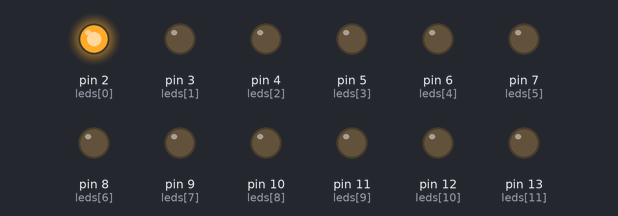
Simulated run of this sketch. Board: Arduino Uno, built with avr-gcc and run on an emulated ATmega328P. Shown: output pins drawn as LEDs (lit = HIGH).

Above: at 0.04 s.
At 0.52 s:
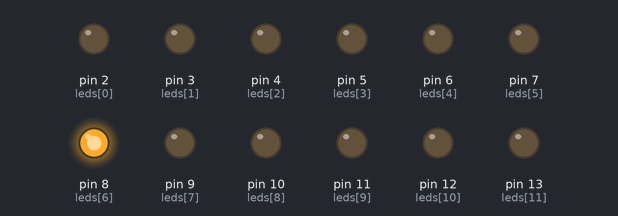
At 1.0 s:
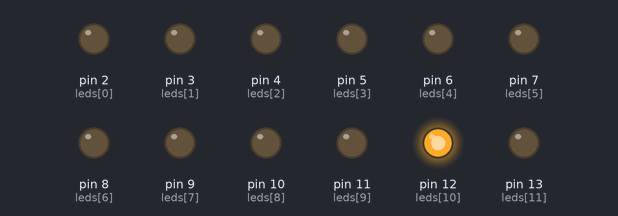
At 1.96 s:
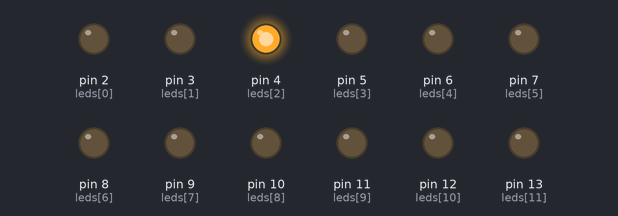
At 2.92 s:
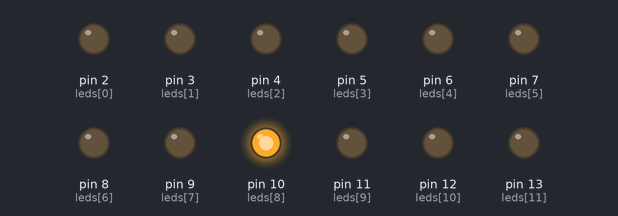
At 3.96 s:
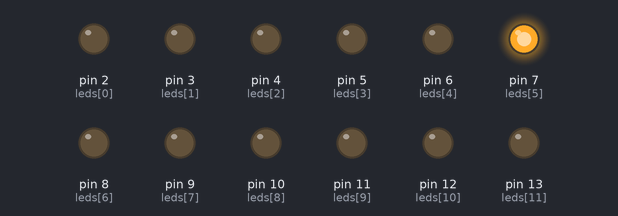
Timing chart, 0 to 4.3 s (numbered marks = the images above):
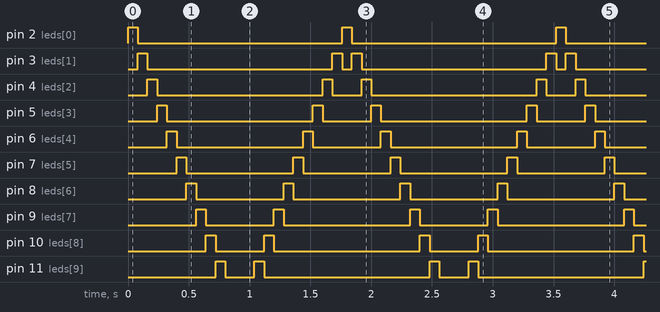

Measured:
- by itself, pin 2 (leds[0]), pin 13 (leds[11]): alternates HIGH for 0.08 s and LOW for 1.7 s
- by itself, pin 3 (leds[1]): repeats every 1.8 s: LOW 1.5 s, HIGH 0.08 s, LOW 0.08 s, HIGH 0.08 s
- by itself, pin 4 (leds[2]): repeats every 1.8 s: LOW 1.4 s, HIGH 0.08 s, LOW 0.24 s, HIGH 0.08 s
- by itself, pin 5 (leds[3]): repeats every 1.8 s: LOW 1.2 s, HIGH 0.08 s, LOW 0.40 s, HIGH 0.08 s
- by itself, pin 6 (leds[4]): repeats every 1.8 s: LOW 1.0 s, HIGH 0.08 s, LOW 0.56 s, HIGH 0.08 s
- by itself, pin 7 (leds[5]): repeats every 1.8 s: LOW 0.88 s, HIGH 0.08 s, LOW 0.72 s, HIGH 0.08 s
- by itself, pin 8 (leds[6]): repeats every 1.8 s: LOW 0.72 s, HIGH 0.08 s, LOW 0.88 s, HIGH 0.08 s
- by itself, pin 9 (leds[7]): repeats every 1.8 s: LOW 0.56 s, HIGH 0.08 s, LOW 1.0 s, HIGH 0.08 s

The sketch:

bounce_effect.ino
```cpp
int leds[] = {2,3,4,5,6,7,8,9,10,11,12,13};

void setup() {
  for(int i=0;i<12;i++) pinMode(leds[i], OUTPUT);
}

void loop() {

  for(int i=0;i<12;i++) {
    digitalWrite(leds[i], HIGH);
    delay(80);
    digitalWrite(leds[i], LOW);
  }

  for(int i=10;i>0;i--) {
    digitalWrite(leds[i], HIGH);
    delay(80);
    digitalWrite(leds[i], LOW);
  }
}
```
